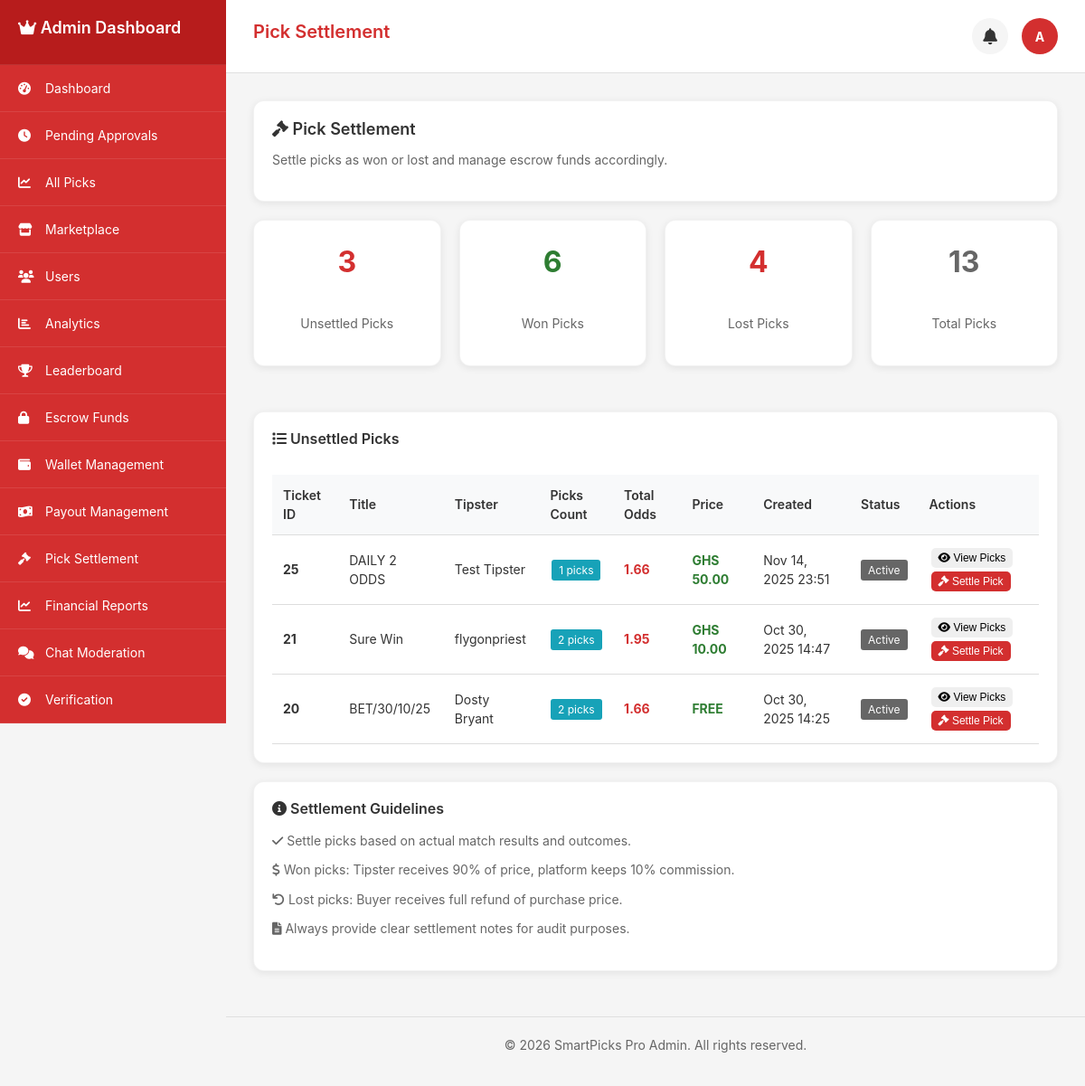
/admin_settlement (signed in), run on the app's committed database.
### tables this page shows
CREATE TABLE `users` (
  `id` int(11) NOT NULL AUTO_INCREMENT,
  `username` varchar(50) NOT NULL,
  `email` varchar(100) NOT NULL,
  `password` varchar(255) NOT NULL,
  `display_name` varchar(100) NOT NULL,
  `avatar` varchar(255) DEFAULT NULL,
  `role` enum('user','tipster','admin') DEFAULT 'user',
  `status` enum('active','inactive','suspended') DEFAULT 'active',
  `phone` varchar(20) DEFAULT NULL,
  `country` varchar(50) DEFAULT 'Ghana',
  `timezone` varchar(50) DEFAULT 'Africa/Accra',
  `last_login` datetime DEFAULT NULL,
  `created_at` datetime DEFAULT current_timestamp(),
  `updated_at` datetime DEFAULT current_timestamp() ON UPDATE current_timestamp(),
  `country_code` varchar(3) DEFAULT 'GHA',
  `flag_emoji` varchar(10) DEFAULT '??',
  `is_online` tinyint(1) DEFAULT 0,
  `last_activity` datetime DEFAULT NULL,
  `is_verified` tinyint(1) DEFAULT 0,
  `email_notifications` tinyint(1) DEFAULT 1,
  `sms_notifications` tinyint(1) DEFAULT 0,
  `push_notifications` tinyint(1) DEFAULT 1,
  `bio` text DEFAULT NULL,
  PRIMARY KEY (`id`),
  UNIQUE KEY `username` (`username`),
  UNIQUE KEY `email` (`email`),
  KEY `idx_username` (`username`),
  KEY `idx_email` (`email`),
  KEY `idx_role` (`role`),
  KEY `idx_status` (`status`),
  KEY `idx_country_code` (`country_code`),
  KEY `idx_is_online` (`is_online`)
);

CREATE TABLE `accumulator_tickets` (
  `id` int(11) NOT NULL AUTO_INCREMENT,
  `user_id` int(11) NOT NULL,
  `buyer_id` int(11) DEFAULT NULL,
  `purchase_price` decimal(10,2) DEFAULT NULL,
  `purchased_at` datetime DEFAULT NULL,
  `settled_at` datetime DEFAULT NULL,
  `title` varchar(255) NOT NULL,
  `description` text DEFAULT NULL,
  `sport` varchar(100) DEFAULT 'Football',
  `home_country_id` int(11) DEFAULT NULL,
  `home_team_id` int(11) DEFAULT NULL,
  `away_country_id` int(11) DEFAULT NULL,
  `away_team_id` int(11) DEFAULT NULL,
  `total_picks` int(11) NOT NULL DEFAULT 1,
  `total_odds` decimal(10,3) NOT NULL DEFAULT 1.000,
  `price` decimal(8,2) DEFAULT 0.00,
  `status` enum('active','won','lost','void','pending','cancelled','pending_approval') DEFAULT 'pending_approval',
  `result` enum('pending','won','lost','void') DEFAULT 'pending',
  `is_marketplace` tinyint(1) DEFAULT 0,
  `confidence_level` int(3) DEFAULT 75,
  `views` int(11) DEFAULT 0,
  `purchases` int(11) DEFAULT 0,
  `created_at` datetime DEFAULT current_timestamp(),
  `updated_at` datetime DEFAULT current_timestamp() ON UPDATE current_timestamp(),
  `like_count` int(11) DEFAULT 0,
  `share_count` int(11) DEFAULT 0,
  `comment_count` int(11) DEFAULT 0,
  `view_count` int(11) DEFAULT 0,
  PRIMARY KEY (`id`),
  KEY `idx_user_id` (`user_id`),
  KEY `idx_status` (`status`),
  KEY `idx_marketplace` (`is_marketplace`),
  KEY `idx_created_at` (`created_at`),
  KEY `idx_like_count` (`like_count`),
  KEY `idx_share_count` (`share_count`),
  KEY `fk_acc_home_country` (`home_country_id`),
  KEY `fk_acc_home_team` (`home_team_id`),
  KEY `fk_acc_away_country` (`away_country_id`),
  KEY `fk_acc_away_team` (`away_team_id`),
  CONSTRAINT `accumulator_tickets_ibfk_1` FOREIGN KEY (`user_id`) REFERENCES `users` (`id`) ON DELETE CASCADE,
  CONSTRAINT `fk_acc_away_country` FOREIGN KEY (`away_country_id`) REFERENCES `countries` (`id`) ON DELETE SET NULL,
  CONSTRAINT `fk_acc_away_team` FOREIGN KEY (`away_team_id`) REFERENCES `teams` (`id`) ON DELETE SET NULL,
  CONSTRAINT `fk_acc_home_country` FOREIGN KEY (`home_country_id`) REFERENCES `countries` (`id`) ON DELETE SET NULL,
  CONSTRAINT `fk_acc_home_team` FOREIGN KEY (`home_team_id`) REFERENCES `teams` (`id`) ON DELETE SET NULL
);

### app/controllers/admin_settlement.php (the view, shortened to what the rows shown need)
<?php
require_once __DIR__ . '/../../config/config.php';
require_once __DIR__ . '/../models/Database.php';
$db = Database::getInstance();
$userId = $_SESSION['user_id'];
$user = $db->fetch("SELECT * FROM users WHERE id = ?", [$userId]);
$unsettledTickets = [];
try {
    $unsettledTickets = $db->fetchAll("
        SELECT
            at.id,
            at.title,
            at.description,
            at.total_odds,
            at.price,
            at.status,
            at.created_at,
            u.username as tipster_name,
            u.display_name as tipster_display_name,
            COUNT(ap.id) as picks_count
        FROM accumulator_tickets at
        JOIN users u ON at.user_id = u.id
        LEFT JOIN accumulator_picks ap ON at.id = ap.accumulator_id
        WHERE at.status = 'active'
        GROUP BY at.id
        ORDER BY at.created_at DESC
    ");
} catch (Exception $e) {
    $unsettledTickets = [];
    $stats = ['total_picks' => 0, 'unsettled_picks' => 0, 'won_picks' => 0, 'lost_picks' => 0];
}
$pageTitle = "Pick Settlement";
?>
<div class="admin-settlement-content">
    <div class="card">
        <h2><i class="fas fa-gavel"></i> Pick Settlement</h2>
    </div>
    <div class="card">
        <?php if (empty($unsettledTickets)): ?>
        <div style="text-align: center; padding: 40px; color: #666;">
            <i class="fas fa-gavel" style="font-size: 48px; color: #2e7d32; margin-bottom: 20px;"></i>
            <h3>No unsettled picks found</h3>
            <p>All picks have been settled or no picks are ready for settlement.</p>
        </div>
        <?php else: ?>
        <div style="overflow-x: auto; margin-top: 15px;">
            <table style="width: 100%; border-collapse: collapse;">
                <thead>
                    <tr style="background-color: #f8f9fa;">
                        <th style="padding: 12px; text-align: left; border-bottom: 1px solid #ddd;">Ticket ID</th>
                        <th style="padding: 12px; text-align: left; border-bottom: 1px solid #ddd;">Title</th>
                        <th style="padding: 12px; text-align: left; border-bottom: 1px solid #ddd;">Tipster</th>
                        <th style="padding: 12px; text-align: left; border-bottom: 1px solid #ddd;">Picks Count</th>
                        <th style="padding: 12px; text-align: left; border-bottom: 1px solid #ddd;">Total Odds</th>
                        <th style="padding: 12px; text-align: left; border-bottom: 1px solid #ddd;">Price</th>
                        <th style="padding: 12px; text-align: left; border-bottom: 1px solid #ddd;">Created</th>
                        <th style="padding: 12px; text-align: left; border-bottom: 1px solid #ddd;">Status</th>
                        <th style="padding: 12px; text-align: left; border-bottom: 1px solid #ddd;">Actions</th>
                    </tr>
                </thead>
                <tbody>
                    <?php foreach ($unsettledTickets as $ticket): ?>
                    <tr style="border-bottom: 1px solid #f0f0f0;">
                        <td style="padding: 12px; font-weight: bold;"><?php echo $ticket['id']; ?></td>
                        <td style="padding: 12px;"><?php echo htmlspecialchars($ticket['title']); ?></td>
                        <td style="padding: 12px;"><?php echo htmlspecialchars($ticket['tipster_display_name'] ?: $ticket['tipster_name']); ?></td>
                        <td style="padding: 12px; text-align: center;">
                            <span style="background-color: #17a2b8; color: white; padding: 4px 8px; border-radius: 3px; font-size: 12px;">
                                <?php echo $ticket['picks_count']; ?> picks
                            </span>
                        </td>
                        <td style="padding: 12px; font-weight: bold; color: #d32f2f;"><?php echo number_format($ticket['total_odds'], 2); ?></td>
                        <td style="padding: 12px; font-weight: bold; color: #2e7d32;">
                            <?php echo $ticket['price'] == 0 ? 'FREE' : 'GHS ' . number_format($ticket['price'], 2); ?>
                        </td>
                        <td style="padding: 12px;"><?php echo date('M j, Y H:i', strtotime($ticket['created_at'])); ?></td>
                        <td style="padding: 12px;">
                            <span style="background-color: #666; color: white; padding: 4px 8px; border-radius: 3px; font-size: 12px; text-transform: capitalize;">
                                <?php echo ucfirst($ticket['status']); ?>
                            </span>
                        </td>
                        <td style="padding: 12px;">
                            <button class="btn btn-info" style="padding: 4px 8px; font-size: 12px; margin: 2px;" onclick="viewTicketPicks(<?php echo $ticket['id']; ?>)">
                                <i class="fas fa-eye"></i> View Picks
                            </button>
                            <button class="btn btn-primary" style="padding: 4px 8px; font-size: 12px; margin: 2px;" onclick="settleTicket(<?php echo $ticket['id']; ?>)">
                                <i class="fas fa-gavel"></i> Settle Pick
                            </button>
                        </td>
                    </tr>
                    <?php endforeach; ?>
                </tbody>
            </table>
        </div>
        <?php endif; ?>
    </div>
</div>
<?php
$content = ob_get_clean();
include __DIR__ . '/../views/layouts/admin_layout.php';
?>

### app/views/layouts/admin_layout.php (shortened to what the rows shown need)
<!DOCTYPE html>
<html lang="en">
<head>
    <link rel="stylesheet" href="https://cdnjs.cloudflare.com/ajax/libs/font-awesome/6.0.0-beta3/css/all.min.css">
</head>
<body>
    <div class="sidebar" id="sidebar">
        <div class="sidebar-header">
            <h2><i class="fas fa-crown"></i> Admin Dashboard</h2>
        </div>
    </div>
    <div class="main-content">
        <div class="page-header">
            <h1 class="page-title"><?php echo isset($pageTitle) ? $pageTitle : 'Admin Dashboard'; ?></h1>
            <div class="admin-info">
                <div class="notification-container">
                    <div class="notification-bell" id="notificationBell" onclick="toggleNotificationDropdown()">
                    </div>
                </div>
                <div class="admin-avatar">
                    <?php echo isset($user) ? strtoupper(substr($user['username'], 0, 1)) : 'A'; ?>
                </div>
            </div>
        </div>
        <div class="content-area">
            <?php echo isset($content) ? $content : ''; ?>
        </div>
    </div>
</body>
</html>

### data on the page
users: username "A"
accumulator_tickets: id "25", title "DAILY 2 ODDS", user.display_name "Test Tipster", picks_count "1", total_odds "1.66", price "50.00", created_at "Nov 14, 2025 23:51", status "Active"
accumulator_tickets: id "21", title "Sure Win", user.display_name "flygonpriest", picks_count "2", total_odds "1.95", price "10.00", created_at "Oct 30, 2025 14:47", status "Active"
accumulator_tickets: id "20", title "BET/30/10/25", user.display_name "Dosty Bryant", picks_count "2", total_odds "1.66", price "FREE", created_at "Oct 30, 2025 14:25", status "Active"

### other printed values
$item['text'] "Dashboard"
$item['text'] "Pending Approvals"
$item['text'] "All Picks"
$item['text'] "Marketplace"
$item['text'] "Users"
$item['text'] "Analytics"
$item['text'] "Leaderboard"
$item['text'] "Escrow Funds"
$item['text'] "Wallet Management"
$item['text'] "Payout Management"
$item['text'] "Pick Settlement"
$item['text'] "Financial Reports"
$item['text'] "Chat Moderation"
$item['text'] "Verification"
$pageTitle "Pick Settlement"
